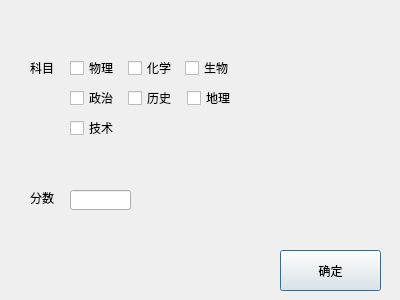
<?xml version="1.0" encoding="UTF-8"?>
<ui version="4.0">
 <class>Dialog</class>
 <widget class="QDialog" name="Dialog">
  <property name="geometry">
   <rect>
    <x>0</x>
    <y>0</y>
    <width>400</width>
    <height>300</height>
   </rect>
  </property>
  <property name="windowTitle">
   <string>Dialog</string>
  </property>
  <widget class="QLabel" name="label">
   <property name="geometry">
    <rect>
     <x>30</x>
     <y>60</y>
     <width>31</width>
     <height>16</height>
    </rect>
   </property>
   <property name="text">
    <string>科目</string>
   </property>
  </widget>
  <widget class="QCheckBox" name="checkBox">
   <property name="geometry">
    <rect>
     <x>70</x>
     <y>60</y>
     <width>71</width>
     <height>16</height>
    </rect>
   </property>
   <property name="text">
    <string>物理</string>
   </property>
  </widget>
  <widget class="QCheckBox" name="checkBox_2">
   <property name="geometry">
    <rect>
     <x>128</x>
     <y>60</y>
     <width>71</width>
     <height>16</height>
    </rect>
   </property>
   <property name="text">
    <string>化学</string>
   </property>
  </widget>
  <widget class="QCheckBox" name="checkBox_3">
   <property name="geometry">
    <rect>
     <x>185</x>
     <y>60</y>
     <width>71</width>
     <height>16</height>
    </rect>
   </property>
   <property name="text">
    <string>生物</string>
   </property>
  </widget>
  <widget class="QCheckBox" name="checkBox_4">
   <property name="geometry">
    <rect>
     <x>70</x>
     <y>90</y>
     <width>71</width>
     <height>16</height>
    </rect>
   </property>
   <property name="text">
    <string>政治</string>
   </property>
  </widget>
  <widget class="QCheckBox" name="checkBox_5">
   <property name="geometry">
    <rect>
     <x>128</x>
     <y>90</y>
     <width>71</width>
     <height>16</height>
    </rect>
   </property>
   <property name="text">
    <string>历史</string>
   </property>
  </widget>
  <widget class="QCheckBox" name="checkBox_6">
   <property name="geometry">
    <rect>
     <x>187</x>
     <y>90</y>
     <width>71</width>
     <height>16</height>
    </rect>
   </property>
   <property name="text">
    <string>地理</string>
   </property>
  </widget>
  <widget class="QCheckBox" name="checkBox_7">
   <property name="geometry">
    <rect>
     <x>70</x>
     <y>120</y>
     <width>71</width>
     <height>16</height>
    </rect>
   </property>
   <property name="text">
    <string>技术</string>
   </property>
  </widget>
  <widget class="QLabel" name="label_2">
   <property name="geometry">
    <rect>
     <x>-7</x>
     <y>-9</y>
     <width>411</width>
     <height>311</height>
    </rect>
   </property>
   <property name="styleSheet">
    <string notr="true">border-image: url(:/image/wallhaven-ymeol7.jpg);
border-image: url(:/image/20131006165620_niPJy.jpeg);</string>
   </property>
   <property name="text">
    <string/>
   </property>
  </widget>
  <widget class="QPushButton" name="pushButton">
   <property name="geometry">
    <rect>
     <x>280</x>
     <y>250</y>
     <width>101</width>
     <height>41</height>
    </rect>
   </property>
   <property name="text">
    <string>确定</string>
   </property>
  </widget>
  <widget class="QLabel" name="label_3">
   <property name="geometry">
    <rect>
     <x>30</x>
     <y>190</y>
     <width>41</width>
     <height>16</height>
    </rect>
   </property>
   <property name="text">
    <string>分数</string>
   </property>
  </widget>
  <widget class="QLineEdit" name="lineEdit">
   <property name="geometry">
    <rect>
     <x>70</x>
     <y>190</y>
     <width>61</width>
     <height>20</height>
    </rect>
   </property>
  </widget>
  <zorder>label_2</zorder>
  <zorder>label</zorder>
  <zorder>checkBox</zorder>
  <zorder>checkBox_2</zorder>
  <zorder>checkBox_3</zorder>
  <zorder>checkBox_4</zorder>
  <zorder>checkBox_5</zorder>
  <zorder>checkBox_6</zorder>
  <zorder>checkBox_7</zorder>
  <zorder>pushButton</zorder>
  <zorder>label_3</zorder>
  <zorder>lineEdit</zorder>
 </widget>
 <resources/>
 <connections/>
</ui>
